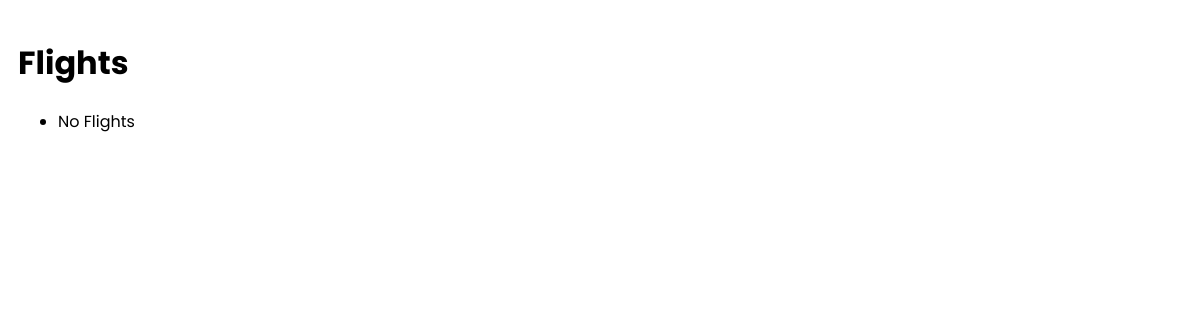
/flights/, run on an earlier commit of the app's database.
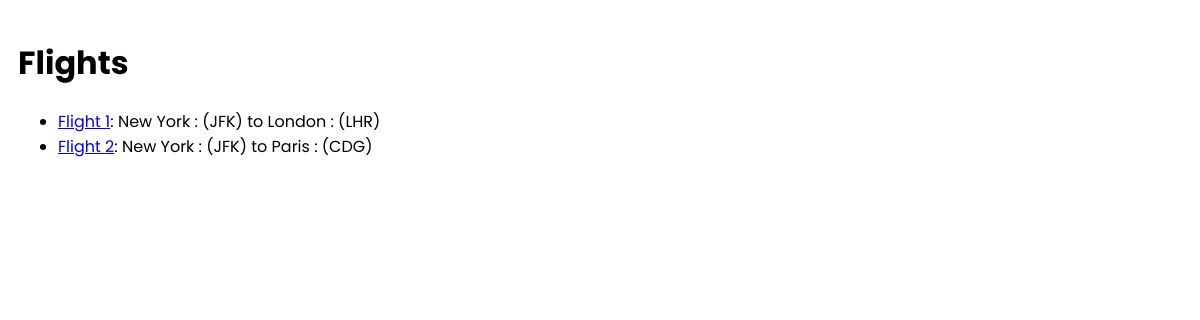
And on a later commit of the database.
### flights/models.py (models this page shows, shortened)
class Flight(models.Model):
    origin = models.ForeignKey(Airport, on_delete=models.CASCADE , related_name="departures")
    destination = models.ForeignKey(Airport, on_delete=models.CASCADE , related_name="arrivals")
    duration = models.IntegerField()

class Airport (models.Model):
    code = models.CharField(max_length=3)
    city = models.CharField(max_length=64)
    def __str__(self):
        return f"{self.city} : ({self.code})"

### flights/views.py (the view)
# urls.py: path("",views.index , name="index"),
def index (request):
    return render (request , "flights/index.html",{
        "flights" : Flight.objects.all()
    })

### flights/templates/flights/index.html
{% extends "flights/layout.html" %}
{% block body %}
    <h1>Flights</h1>
    <ul>
        {% for flight in flights %}
            <li><a href="{% url 'flight:flight' flight.id %}">Flight {{ flight.id }}</a>: {{ flight.origin }} to {{ flight.destination }}</li>
        {% empty %}
            <li>No Flights</li>
        {% endfor %}
    </ul>
{% endblock %}

What changed in the data, as far as the page shows it:
added Flight: id "1", origin "New York : (JFK)", destination "London : (LHR)"
added Flight: id "2", origin "New York : (JFK)", destination "Paris : (CDG)"
Also different on the page:
text no longer shown: "No Flights"
